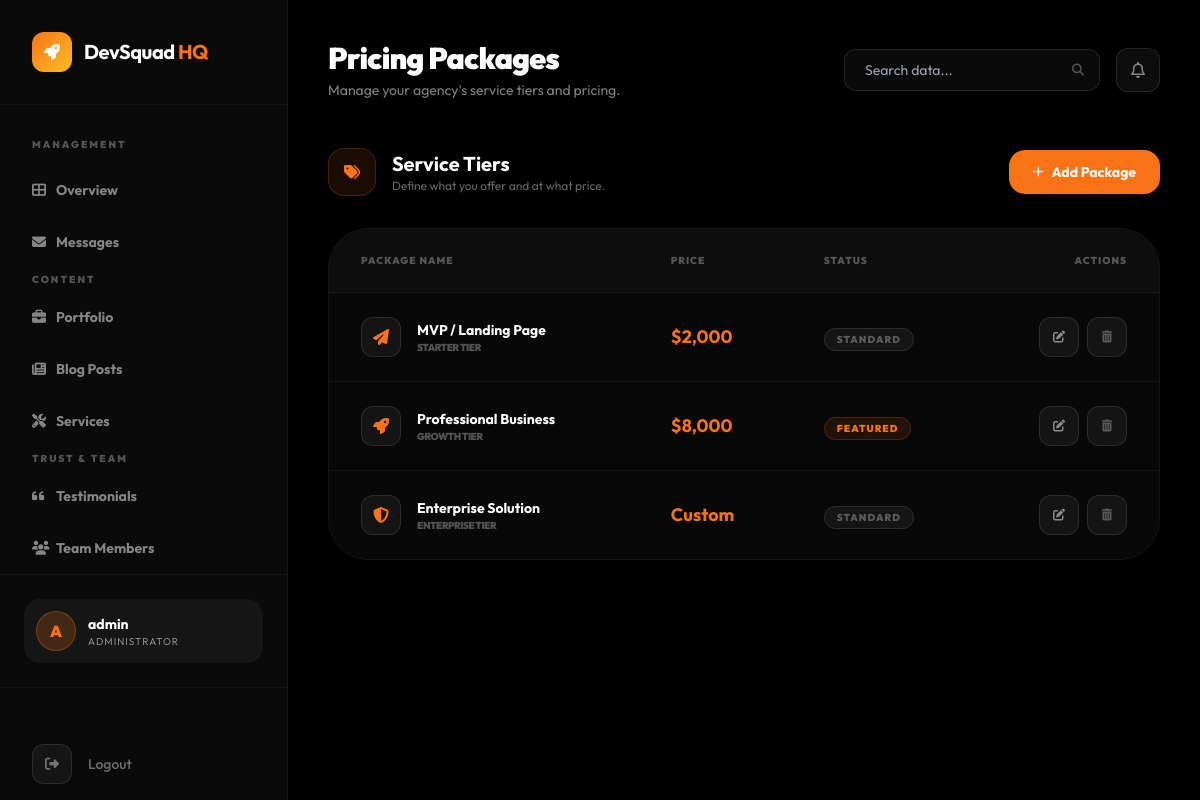
The page /management/packages/ (signed in) on the database its author committed.
### devsqaud/models.py (models this page shows, shortened)
class Package(models.Model):
    NAME_CHOICES = [
        ('starter', 'Starter'),
        ('growth', 'Growth'),
        ('enterprise', 'Enterprise'),
    ]
    name = models.CharField(max_length=100, choices=NAME_CHOICES)
    display_name = models.CharField(max_length=200)
    icon = models.CharField(max_length=100, default="fas fa-cube")
    price = models.CharField(max_length=100, help_text="e.g. '$2,500' or 'Custom'")
    short_description = models.CharField(max_length=300)
    is_featured = models.BooleanField(default=False)
    order = models.IntegerField(default=0)
    class Meta:
        ordering = ['order']

### devsqaud/views_dashboard.py (the view)
# urls.py: path('management/packages/', views_dashboard.dashboard_packages, name='dashboard_packages'),
@staff_member_required
def dashboard_packages(request):
    packages = Package.objects.all()
    context = {
        'packages': packages,
        'active_page': 'packages',
    }
    return render(request, 'dashboard/packages_list.html', context)

### devsqaud/context_processors.py (called while the page is built)
def site_config_context(request):
    return {
        'site': SiteConfig.load(),
    }

### devsqaud/models.py (called while the page is built)
    @classmethod
    def load(cls):
        obj, _ = cls.objects.get_or_create(pk=1)
        return obj

### templates/dashboard/packages_list.html (shortened to what this page needs)
{% extends 'dashboard/base.html' %}
{% block header_title %}Pricing Packages{% endblock %}
{% block header_subtitle %}Manage your agency's service tiers and pricing.{% endblock %}
{% block dashboard_content %}
<div class="mb-8 flex justify-between items-center">
    <div class="flex items-center space-x-4">
        <div class="w-12 h-12 rounded-2xl bg-sunset-orange/10 border border-sunset-orange/20 flex items-center justify-center">
            <i class="fas fa-tags text-sunset-orange"></i>
        </div>
        <div>
            <h2 class="text-xl font-bold">Service Tiers</h2>
            <p class="text-white/40 text-xs">Define what you offer and at what price.</p>
        </div>
    </div>
    <a href="{% url 'content_add' 'package' %}" class="bg-sunset-orange hover:bg-orange-600 text-white px-6 py-3 rounded-2xl font-bold text-sm transition-all flex items-center space-x-2">
        <i class="fas fa-plus text-xs"></i>
        <span>Add Package</span>
    </a>
</div>
<div class="grid grid-cols-1 gap-6">
    <div class="glass-card rounded-[2.5rem] overflow-hidden border border-white/5">
        <table class="w-full text-left border-collapse">
            <thead>
                <tr class="border-b border-white/5 bg-white/[0.02]">
                    <th class="px-8 py-6 text-[10px] font-black uppercase tracking-widest text-white/30">Package Name</th>
                    <th class="px-8 py-6 text-[10px] font-black uppercase tracking-widest text-white/30">Price</th>
                    <th class="px-8 py-6 text-[10px] font-black uppercase tracking-widest text-white/30">Status</th>
                    <th class="px-8 py-6 text-[10px] font-black uppercase tracking-widest text-white/30 text-right">Actions</th>
                </tr>
            </thead>
            <tbody class="divide-y divide-white/5">
                {% for p in packages %}
                <tr class="group hover:bg-white/[0.02] transition-all">
                    <td class="px-8 py-6">
                        <div class="flex items-center space-x-4">
                            <div class="w-10 h-10 rounded-xl bg-white/5 border border-white/10 flex items-center justify-center text-sunset-orange group-hover:scale-110 transition-all">
                                <i class="{{ p.icon }}"></i>
                            </div>
                            <div>
                                <p class="font-bold text-sm">{{ p.display_name }}</p>
                                <p class="text-[10px] text-white/30 uppercase font-black tracking-tighter">{{ p.get_name_display }} Tier</p>
                            </div>
                        </div>
                    </td>
                    <td class="px-8 py-6 font-bold text-sunset-orange text-lg">{{ p.price }}</td>
                    <td class="px-8 py-6">
                        {% if p.is_featured %}
                        <span class="px-3 py-1 bg-sunset-orange/10 border border-sunset-orange/20 text-sunset-orange text-[10px] font-black uppercase tracking-widest rounded-full">Featured</span>
                        {% else %}
                        <span class="px-3 py-1 bg-white/5 border border-white/10 text-white/30 text-[10px] font-black uppercase tracking-widest rounded-full">Standard</span>
                        {% endif %}
                    </td>
                    <td class="px-8 py-6 text-right flex items-center justify-end space-x-2">
                        <a href="{% url 'content_edit' 'package' p.pk %}" class="inline-flex w-10 h-10 rounded-xl bg-white/5 border border-white/10 items-center justify-center text-white/50 hover:bg-sunset-orange hover:text-white transition-all">
                            <i class="fas fa-edit text-xs"></i>
                        </a>
                        <form action="{% url 'content_delete' 'package' p.pk %}" method="POST" onsubmit="return confirm('Are you sure?');" class="inline">
                            <button type="submit" class="inline-flex w-10 h-10 rounded-xl bg-white/5 border border-white/10 items-center justify-center text-white/30 hover:bg-red-500/20 hover:text-red-500 transition-all">
                                <i class="fas fa-trash-alt text-xs"></i>
                            </button>
                        </form>
                    </td>
                </tr>
                {% endfor %}
            </tbody>
        </table>
    </div>
</div>
{% endblock %}

### templates/dashboard/base.html (shortened to what this page needs)
<!DOCTYPE html>
<html lang="en">
<head>
    <script src="https://cdn.tailwindcss.com"></script>
    <link rel="stylesheet" href="https://cdnjs.cloudflare.com/ajax/libs/font-awesome/6.4.0/css/all.min.css">
</head>
<body class="bg-black-pure min-h-screen flex">
    <aside class="w-72 bg-black-soft border-r border-white/5 flex flex-col fixed inset-y-0 z-50">
        <div class="p-8 border-b border-white/5">
            <a href="{% url 'home' %}" class="flex items-center space-x-3">
                <div class="w-10 h-10 bg-gradient-to-br from-sunset-orange to-sunset-amber rounded-xl flex items-center justify-center">
                    <i class="fas fa-rocket text-white"></i>
                </div>
                <span class="text-xl font-bold tracking-tight">DevSquad <span class="text-sunset-orange">HQ</span></span>
            </a>
        </div>
        <nav class="flex-1 px-4 py-8 space-y-2 overflow-y-auto">
            <p class="px-4 text-[10px] font-black uppercase tracking-[0.2em] text-white/30 mb-4">Management</p>
            <a href="{% url 'dashboard_home' %}" class="sidebar-link group flex items-center px-4 py-3 text-sm font-bold rounded-xl transition-all duration-300 {% if active_page == 'overview' %}active{% else %}text-white/50 hover:bg-white/5 hover:text-white{% endif %}">
                <i class="fas fa-th-large w-6 group-hover:text-sunset-orange"></i>
                <span>Overview</span>
            </a>
            <a href="{% url 'dashboard_messages' %}" class="sidebar-link group flex items-center px-4 py-3 text-sm font-bold rounded-xl transition-all duration-300 {% if active_page == 'messages' %}active{% else %}text-white/50 hover:bg-white/5 hover:text-white{% endif %}">
                <i class="fas fa-envelope w-6 group-hover:text-sunset-orange"></i>
                <span>Messages</span>
            </a>
            <p class="px-4 text-[10px] font-black uppercase tracking-[0.2em] text-white/30 mt-8 mb-4">Content</p>
            <a href="{% url 'dashboard_projects' %}" class="sidebar-link group flex items-center px-4 py-3 text-sm font-bold rounded-xl transition-all duration-300 {% if active_page == 'projects' %}active{% else %}text-white/50 hover:bg-white/5 hover:text-white{% endif %}">
                <i class="fas fa-briefcase w-6 group-hover:text-sunset-orange"></i>
                <span>Portfolio</span>
            </a>
            <a href="{% url 'dashboard_blog' %}" class="sidebar-link group flex items-center px-4 py-3 text-sm font-bold rounded-xl transition-all duration-300 {% if active_page == 'blog' %}active{% else %}text-white/50 hover:bg-white/5 hover:text-white{% endif %}">
                <i class="fas fa-newspaper w-6 group-hover:text-sunset-orange"></i>
                <span>Blog Posts</span>
            </a>
            <a href="{% url 'dashboard_services' %}" class="sidebar-link group flex items-center px-4 py-3 text-sm font-bold rounded-xl transition-all duration-300 {% if active_page == 'services' %}active{% else %}text-white/50 hover:bg-white/5 hover:text-white{% endif %}">
                <i class="fas fa-tools w-6 group-hover:text-sunset-orange"></i>
                <span>Services</span>
            </a>
            <p class="px-4 text-[10px] font-black uppercase tracking-[0.2em] text-white/30 mt-8 mb-4">Trust & Team</p>
            <a href="{% url 'dashboard_testimonials' %}" class="sidebar-link group flex items-center px-4 py-3 text-sm font-bold rounded-xl transition-all duration-300 {% if active_page == 'testimonials' %}active{% else %}text-white/50 hover:bg-white/5 hover:text-white{% endif %}">
                <i class="fas fa-quote-left w-6 group-hover:text-sunset-orange"></i>
                <span>Testimonials</span>
            </a>
            <a href="{% url 'dashboard_team' %}" class="sidebar-link group flex items-center px-4 py-3 text-sm font-bold rounded-xl transition-all duration-300 {% if active_page == 'team' %}active{% else %}text-white/50 hover:bg-white/5 hover:text-white{% endif %}">
                <i class="fas fa-users w-6 group-hover:text-sunset-orange"></i>
                <span>Team Members</span>
            </a>
        </nav>
        <div class="p-6 border-t border-white/5">
            <div class="flex items-center space-x-3 p-3 bg-white/5 rounded-2xl">
                <div class="w-10 h-10 rounded-full bg-sunset-orange/20 border border-sunset-orange/30 flex items-center justify-center">
                    <span class="font-black text-sunset-orange">{{ request.user.username|first|upper }}</span>
                </div>
                <div class="flex-1 min-w-0">
                    <p class="text-sm font-bold truncate">{{ request.user.username }}</p>
                    <p class="text-[10px] text-white/50 uppercase tracking-widest">Administrator</p>
                </div>
            </div>
        </div>
        <div class="mt-auto pt-10 border-t border-white/5">
            <form action="{% url 'logout' %}" method="POST" class="px-8 py-4">
                <button type="submit" class="flex items-center space-x-4 text-white/40 hover:text-red-500 transition-all group w-full text-left">
                    <div class="w-10 h-10 rounded-xl bg-white/5 border border-white/10 flex items-center justify-center group-hover:bg-red-500/10 group-hover:border-red-500/20 transition-all">
                        <i class="fas fa-sign-out-alt text-sm"></i>
                    </div>
                    <span class="text-sm font-medium">Logout</span>
                </button>
            </form>
        </div>
    </aside>
    <main class="flex-1 ml-72 p-10">
        <div class="flex items-center justify-between mb-12">
            <div>
                <h1 class="text-3xl font-black tracking-tight">{% block header_title %}Overview{% endblock %}</h1>
                <p class="text-white/50 text-sm mt-1">{% block header_subtitle %}Welcome back, Commander.{% endblock %}</p>
            </div>
            <div class="flex items-center space-x-4">
                <div class="relative">
                    <input type="text" placeholder="Search data..." class="bg-black-soft border border-white/10 rounded-xl px-5 py-2.5 text-sm focus:outline-none focus:border-sunset-orange/50 transition-all w-64">
                    <i class="fas fa-search absolute right-4 top-1/2 -translate-y-1/2 text-white/30 text-xs"></i>
                </div>
                <button class="w-11 h-11 rounded-xl bg-white/5 border border-white/10 flex items-center justify-center hover:bg-white/10 transition-all">
                    <i class="far fa-bell text-white/50"></i>
                </button>
            </div>
        </div>
        {% block dashboard_content %}{% endblock %}
    </main>
</body>
</html>

### templates/dashboard/base.html (style rules this page uses)
body { font-family: 'Outfit', sans-serif; background-color: #000000; color: #ffffff; }
.glass-card { background: rgba(255, 255, 255, 0.03); backdrop-filter: blur(10px); border: 1px solid rgba(255, 255, 255, 0.05); }

### rows shown on the page
Package: display_name "MVP / Landing Page", name "STARTER", price "$2,000", is_featured "STANDARD"
Package: display_name "Professional Business", name "GROWTH", price "$8,000", is_featured "FEATURED"
Package: display_name "Enterprise Solution", name "ENTERPRISE", price "Custom", is_featured "STANDARD"

### other values the page prints
{{ request.user.username|first|upper }} "A"
{{ request.user.username }} "admin"
